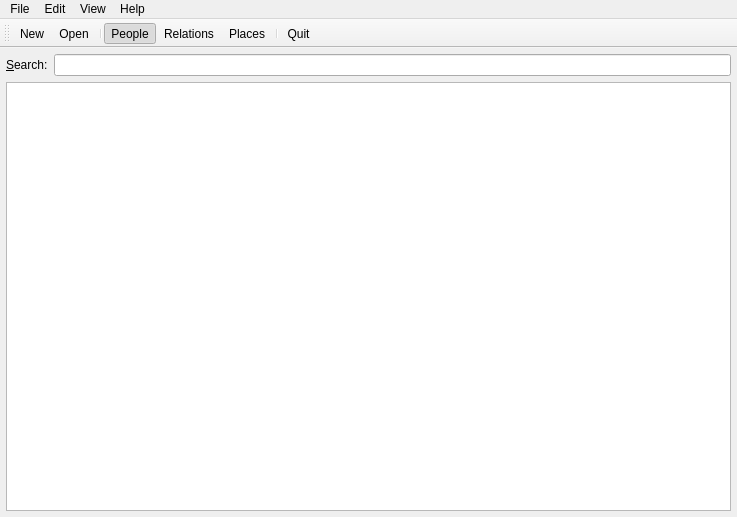
<?xml version="1.0" encoding="UTF-8"?>
<ui version="4.0">
 <class>MainWindow</class>
 <widget class="QMainWindow" name="MainWindow">
  <property name="geometry">
   <rect>
    <x>0</x>
    <y>0</y>
    <width>737</width>
    <height>517</height>
   </rect>
  </property>
  <widget class="QWidget" name="centralWidget">
   <layout class="QGridLayout" name="gridLayout">
    <property name="leftMargin">
     <number>0</number>
    </property>
    <property name="topMargin">
     <number>0</number>
    </property>
    <property name="rightMargin">
     <number>0</number>
    </property>
    <property name="bottomMargin">
     <number>0</number>
    </property>
    <item row="0" column="0">
     <widget class="QStackedWidget" name="stackedWidget">
      <property name="currentIndex">
       <number>0</number>
      </property>
      <widget class="QWidget" name="page">
       <layout class="QVBoxLayout" name="verticalLayout">
        <property name="leftMargin">
         <number>6</number>
        </property>
        <property name="topMargin">
         <number>6</number>
        </property>
        <property name="rightMargin">
         <number>6</number>
        </property>
        <property name="bottomMargin">
         <number>6</number>
        </property>
        <item>
         <layout class="QHBoxLayout" name="horizontalLayout">
          <item>
           <widget class="QLabel" name="label">
            <property name="text">
             <string>&amp;Search:</string>
            </property>
            <property name="buddy">
             <cstring>leSearch</cstring>
            </property>
           </widget>
          </item>
          <item>
           <widget class="QLineEdit" name="leSearch">
            <property name="clearButtonEnabled">
             <bool>true</bool>
            </property>
           </widget>
          </item>
         </layout>
        </item>
        <item>
         <widget class="QTableView" name="tableView">
          <property name="contextMenuPolicy">
           <enum>Qt::CustomContextMenu</enum>
          </property>
          <property name="editTriggers">
           <set>QAbstractItemView::NoEditTriggers</set>
          </property>
          <property name="alternatingRowColors">
           <bool>true</bool>
          </property>
          <property name="selectionMode">
           <enum>QAbstractItemView::SingleSelection</enum>
          </property>
          <property name="selectionBehavior">
           <enum>QAbstractItemView::SelectRows</enum>
          </property>
          <property name="sortingEnabled">
           <bool>true</bool>
          </property>
          <property name="cornerButtonEnabled">
           <bool>false</bool>
          </property>
         </widget>
        </item>
       </layout>
      </widget>
     </widget>
    </item>
   </layout>
  </widget>
  <widget class="QMenuBar" name="menuBar">
   <property name="geometry">
    <rect>
     <x>0</x>
     <y>0</y>
     <width>737</width>
     <height>23</height>
    </rect>
   </property>
   <widget class="QMenu" name="menuFile">
    <property name="title">
     <string>File</string>
    </property>
    <addaction name="actionNew"/>
    <addaction name="actionOpen"/>
    <addaction name="actionSaveAs"/>
    <addaction name="separator"/>
    <addaction name="actionQuit"/>
   </widget>
   <widget class="QMenu" name="menuHelp">
    <property name="title">
     <string>Help</string>
    </property>
    <addaction name="actionAbout"/>
   </widget>
   <widget class="QMenu" name="menuView">
    <property name="title">
     <string>View</string>
    </property>
    <addaction name="actionViewPeople"/>
    <addaction name="actionViewRelations"/>
    <addaction name="actionViewPlaces"/>
   </widget>
   <widget class="QMenu" name="menuEdit">
    <property name="title">
     <string>Edit</string>
    </property>
    <addaction name="actionAddItem"/>
    <addaction name="actionEditItem"/>
    <addaction name="actionDeleteItem"/>
   </widget>
   <addaction name="menuFile"/>
   <addaction name="menuEdit"/>
   <addaction name="menuView"/>
   <addaction name="menuHelp"/>
  </widget>
  <widget class="QToolBar" name="mainToolBar">
   <property name="windowTitle">
    <string>Main toolbar</string>
   </property>
   <property name="toolButtonStyle">
    <enum>Qt::ToolButtonFollowStyle</enum>
   </property>
   <attribute name="toolBarArea">
    <enum>TopToolBarArea</enum>
   </attribute>
   <attribute name="toolBarBreak">
    <bool>false</bool>
   </attribute>
   <addaction name="actionNew"/>
   <addaction name="actionOpen"/>
   <addaction name="separator"/>
   <addaction name="actionViewPeople"/>
   <addaction name="actionViewRelations"/>
   <addaction name="actionViewPlaces"/>
   <addaction name="separator"/>
   <addaction name="actionQuit"/>
  </widget>
  <action name="actionOpen">
   <property name="icon">
    <iconset theme="document-open">
     <normaloff/>
    </iconset>
   </property>
   <property name="text">
    <string>Open...</string>
   </property>
   <property name="toolTip">
    <string>Open an existing database</string>
   </property>
   <property name="priority">
    <enum>QAction::HighPriority</enum>
   </property>
  </action>
  <action name="actionSaveAs">
   <property name="enabled">
    <bool>false</bool>
   </property>
   <property name="text">
    <string>Save As...</string>
   </property>
  </action>
  <action name="actionQuit">
   <property name="icon">
    <iconset theme="application-exit">
     <normaloff/>
    </iconset>
   </property>
   <property name="text">
    <string>Quit</string>
   </property>
   <property name="toolTip">
    <string>Exit the application</string>
   </property>
   <property name="menuRole">
    <enum>QAction::QuitRole</enum>
   </property>
  </action>
  <action name="actionAbout">
   <property name="text">
    <string>About...</string>
   </property>
   <property name="menuRole">
    <enum>QAction::AboutRole</enum>
   </property>
  </action>
  <action name="actionNew">
   <property name="icon">
    <iconset theme="document-new">
     <normaloff/>
    </iconset>
   </property>
   <property name="text">
    <string>New</string>
   </property>
   <property name="toolTip">
    <string>Create a new database</string>
   </property>
   <property name="priority">
    <enum>QAction::HighPriority</enum>
   </property>
  </action>
  <action name="actionViewPeople">
   <property name="checkable">
    <bool>true</bool>
   </property>
   <property name="checked">
    <bool>true</bool>
   </property>
   <property name="icon">
    <iconset theme="view-pim-contacts">
     <normaloff/>
    </iconset>
   </property>
   <property name="text">
    <string>People</string>
   </property>
   <property name="toolTip">
    <string>View the list of people</string>
   </property>
  </action>
  <action name="actionViewPlaces">
   <property name="checkable">
    <bool>true</bool>
   </property>
   <property name="icon">
    <iconset theme="konqueror">
     <normaloff/>
    </iconset>
   </property>
   <property name="text">
    <string>Places</string>
   </property>
   <property name="toolTip">
    <string>View the list of places</string>
   </property>
  </action>
  <action name="actionAddItem">
   <property name="enabled">
    <bool>false</bool>
   </property>
   <property name="icon">
    <iconset theme="list-add">
     <normaloff/>
    </iconset>
   </property>
   <property name="text">
    <string>Add...</string>
   </property>
   <property name="toolTip">
    <string>Adds a new item to the list</string>
   </property>
  </action>
  <action name="actionEditItem">
   <property name="enabled">
    <bool>false</bool>
   </property>
   <property name="icon">
    <iconset theme="document-edit">
     <normaloff/>
    </iconset>
   </property>
   <property name="text">
    <string>Edit...</string>
   </property>
   <property name="toolTip">
    <string>Edits the currently selected item</string>
   </property>
  </action>
  <action name="actionDeleteItem">
   <property name="enabled">
    <bool>false</bool>
   </property>
   <property name="icon">
    <iconset theme="list-remove">
     <normaloff/>
    </iconset>
   </property>
   <property name="text">
    <string>Delete...</string>
   </property>
   <property name="toolTip">
    <string>Deletes the currently selected item</string>
   </property>
  </action>
  <action name="actionViewRelations">
   <property name="checkable">
    <bool>true</bool>
   </property>
   <property name="icon">
    <iconset theme="view-calendar-wedding-anniversary">
     <normaloff/>
    </iconset>
   </property>
   <property name="text">
    <string>Relations</string>
   </property>
   <property name="toolTip">
    <string>View the list of relations</string>
   </property>
  </action>
 </widget>
 <layoutdefault spacing="6" margin="11"/>
 <resources/>
 <connections/>
</ui>
